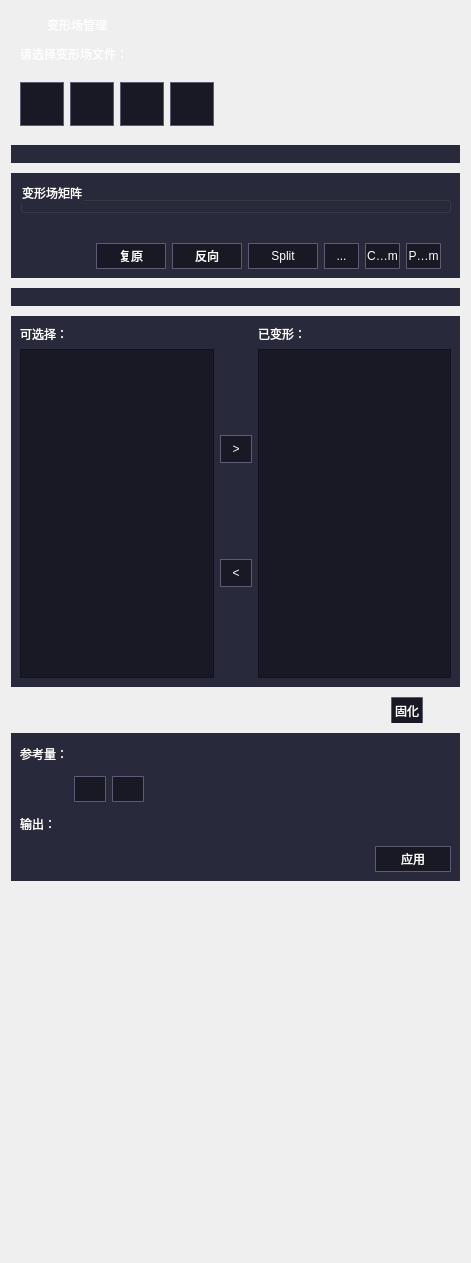
 <widget class="qSlicerWidget" name="qSlicerTransformsModuleWidget">
  <property name="geometry">
   <rect>
    <x>0</x>
    <y>0</y>
    <width>471</width>
    <height>1263</height>
   </rect>
  </property>
  <property name="sizePolicy">
   <sizepolicy hsizetype="Minimum" vsizetype="Preferred">
    <horstretch>0</horstretch>
    <verstretch>0</verstretch>
   </sizepolicy>
  </property>
  <property name="windowTitle">
   <string>Transforms</string>
  </property>
  <property name="windowIcon">
   <iconset resource="../qSlicerTransformsModule.qrc">
    <normaloff>:/Icons/Transforms.png</normaloff>:/Icons/Transforms.png</iconset>
  </property>
  <property name="styleSheet">
   <string notr="true">QComboBox {
	color: rgb(255, 255, 255);
    background: #191925;
	border: 1px solid #5c5c74;
	font: 10pt &quot;Microsoft YaHei&quot;;
	height: 21px;
}

QComboBox QAbstractItemView {
    outline: 0px solid gray;     
    color: rgb(255, 255, 255);
    background-color: rgb(60, 60, 90);   
    selection-background-color: rgb(105, 135, 213);  
}

QComboBox QAbstractItemView::item:hover {
    color: rgb(255, 255, 255);
    background-color: rgb(105, 135, 213);
}

QComboBox QAbstractItemView::item:selected {
    color: rgb(255, 255, 255);
    background-color: rgb(105, 135, 213);
}

QComboBox:hover{
	background-color: rgb(105, 135, 213);
}

QComboBox::drop-down {
	subcontrol-origin: padding;
    subcontrol-position: top right;
    /*width: 20px;*/
 	
    /*border-left-width: 1px;
    border-left-color: darkgray;
    border-left-style: solid;*/ /* just a single line */
    border-top-right-radius: 3px; /* same radius as the QComboBox */
    border-bottom-right-radius: 3px;
}

QComboBox::down-arrow {
	image: url(:/Icons/comboBoxDown1.png);
}

QSpinBox {
	/* 为箭头保留空间 */
	/*padding-right:20px;*/
	color: rgb(255, 255, 255);
	background: #1a1a26;
	border: 1px solid #5c5c74;
	font: 10pt &quot;Microsoft YaHei&quot;;
	min-height:21px;
	max-height:21px;
}

/* 向上按钮 */
QSpinBox::up-button {
	subcontrol-origin:border;
	subcontrol-position:top right;
	width:16px;
	border-width:1px;
}

QSpinBox::up-button:hover {
	background-color: rgb(105, 135, 213);
}

QSpinBox::down-button {
	subcontrol-origin:border;
	subcontrol-position:bottom right;
	width:16px;
	border-width:1px;
	border-top-width:0;
}

/* 向下按钮 */
QSpinBox::down-button:hover {
	background-color: rgb(105, 135, 213);
}

/* 向下按钮里的小箭头 */
QSpinBox::down-arrow {
	image:url(:/Icons/SpinboxDown.png);
	width:7px;
	height:4px;
}

/* 向上按钮里的小箭头 */
QSpinBox::up-arrow {
	image:url(:/Icons/SpinboxUp.png);
	width:7px;
	height:4px;
}


QDoubleSpinBox {
	/* 为箭头保留空间 */
	padding-right:20px;
	background: #1a1a26;
	border: 1px solid #5c5c74;
	color: rgb(255, 255, 255);

	min-height:21px;
	max-height:21px;
}

/* 向上按钮 */
QDoubleSpinBox::up-button {
	subcontrol-origin:border;
	subcontrol-position:top right;
	width:16px;
	border-width:1px;
}

QDoubleSpinBox::up-button:hover {
	background-color: rgb(105, 135, 213);
}

QDoubleSpinBox::down-button {
	subcontrol-origin:border;
	subcontrol-position:bottom right;
	width:16px;
	border-width:1px;
	border-top-width:0;
}

/* 向下按钮 */
QDoubleSpinBox::down-button:hover {
	background-color: rgb(105, 135, 213);
}

/* 向下按钮里的小箭头 */
QDoubleSpinBox::down-arrow {
	image:url(:/Icons/SpinboxDown.png);
	width:7px;
	height:4px;
}

/* 向上按钮里的小箭头 */
QDoubleSpinBox::up-arrow {
	image:url(:/Icons/SpinboxUp.png);
	width:7px;
	height:4px;
}


QRadioButton {
    spacing: 5px;
    font: 12pt &quot;Microsoft YaHei&quot;; 
	color: rgb(255, 255, 255);
}
 
QRadioButton::indicator {  
    width: 16px;
    height: 16px;
}
 
QRadioButton::indicator:checked {  
	image: url(:/Icons/RadioButtonSg1.png);
}
 
QRadioButton::indicator:unchecked {  
    image: url(:/Icons/RadioButtonSg.png);
}

QTableView
{
    alternate-background-color:#e3edf9;
    gridline-color: #5c5c74;
	background: #191925;
	border: 1px solid #5c5c74;
	selection-background-color: #6987d5;
	font: 11pt &quot;Microsoft YaHei&quot;;
	color: rgb(255, 255, 255);
}
 
QHeaderView::section
{
    background: #191925;
	border: 1px solid #5c5c74;
	background-color:transparent
}

QTreeView
{
	background: #191925;
}

QTreeView::item{
	height: 26;
	alternate-background-color:#e3edf9;
	gridline-color: #5c5c74;
	selection-background-color: #6987d5;
	font: 11pt &quot;Microsoft YaHei&quot;;
	color: rgb(255, 255, 255);
} 

QSlider::groove:horizontal {
	border: 1px solid #41507D;
	background: #41507D;
	height:	2px;
	margin: 0px 0;
	left: 5px; right: 5px;
}

QSlider::handle:horizontal {
	border: 0px ;
	width: 10px;
	margin: -7px -7px -7px -7px;
	background: #e6edff;
}

QSlider::add-page:horizontal{
	background: #41507d;
	min-height: 2px;
	max-height: 2px;

}

QSlider::sub-page:horizontal{
	background: #6987d5;
	min-height: 2px;
	max-height: 2px; 
}

QCheckBox {
	color: rgb(255, 255, 255);
    spacing: 7px;/*复选框文本与勾选框的距离*/
}

QCheckBox::indicator {
    width: 16px;/*勾选框的大小*/
    height: 16px;
}
/*勾选框未选中时的图像*/
QCheckBox::indicator:unchecked {
    image: url(:/Icons/CheckBoxImage1.png);
}

/*勾选框选中时的图像*/
QCheckBox::indicator:checked {
    image: url(:/Icons/CheckBoxImage.png);
}

QWidget{
	color: #ffffff;
	font: 10pt &quot;Microsoft YaHei&quot;;
}

QWidget#TransformedCollapsibleButton,
QWidget#InfoCollapsibleWidget,
QWidget#DisplayEditCollapsibleWidget,
QWidget#DisplayCollapsibleButton,
QWidget#ConvertCollapsibleButton
{
	border: none;
	background: #28293a;
}

QPushButton#DeleteVolumeTFButton,
QPushButton#EditVolumeTFButton{
	min-width: 30;
	min-height: 24;
	max-width: 30;
	max-height: 24;
	background: #191925;
	border: 1px solid #5c5c74;
	border-radius: 1px;
	font: 10pt &quot;Microsoft YaHei&quot;;
}

QPushButton#ConvertPushButton
{
	min-width: 74;
	min-height: 24;
	max-width: 74;
	max-height: 24;
	background: #191925;
	border: 1px solid #5c5c74;
	border-radius: 1px;
}

QPushButton#DeleteVolumeTFButton:hover,
QPushButton#EditVolumeTFButton:hover,
QPushButton#ConvertPushButton:hover{
	background-color: #5C5C74;
}

QToolButton#HardenToolButton,
QToolButton#UntransformToolButton,
QToolButton#TransformToolButton{
	min-width: 30;
	min-height: 26;
	max-width: 30;
	max-height: 26;
	background: #191925;
	border: 1px solid #5c5c74;
	border-radius: 1px;
	font: 10pt &quot;Microsoft YaHei&quot;;
}

QToolButton#HardenToolButton:hover,
QToolButton#UntransformToolButton:hover,
QToolButton#TransformToolButton:hover{
	background-color: #5C5C74;
}

QPushButton#IdentityPushButton,
QPushButton#InvertPushButton,
QPushButton#SplitPushButton{
	width: 68;
	min-height: 24;
	max-height: 24;
	background: #191925;
	border: 1px solid #5c5c74;
	border-radius: 1px;
	font: 10pt &quot;Microsoft YaHei&quot;;
}

QToolButton#TranslateFirstToolButton,
QToolButton#CopyTransformToolButton,
QToolButton#PasteTransformToolButton{
	width: 30;
	min-height: 24;
	max-height: 24;
	background: #191925;
	border: 1px solid #5c5c74;
	border-radius: 1px;
	font: 10pt &quot;Microsoft YaHei&quot;;
}

QToolButton#TranslateFirstToolButton:hover,
QToolButton#CopyTransformToolButton:hover,
QToolButton#PasteTransformToolButton:hover{
	background-color: #5C5C74;
}
</string>
  </property>
  <layout class="QVBoxLayout" name="verticalLayout">
   <property name="spacing">
    <number>10</number>
   </property>
   <item>
    <layout class="QHBoxLayout" name="horizontalLayout">
     <property name="spacing">
      <number>10</number>
     </property>
     <property name="leftMargin">
      <number>9</number>
     </property>
     <property name="topMargin">
      <number>4</number>
     </property>
     <item>
      <widget class="QLabel" name="label">
       <property name="minimumSize">
        <size>
         <width>17</width>
         <height>17</height>
        </size>
       </property>
       <property name="maximumSize">
        <size>
         <width>17</width>
         <height>17</height>
        </size>
       </property>
       <property name="styleSheet">
        <string notr="true">QLabel{
	width: 17;
	height: 17;
	border-image: url(:/Icons/Icons/TransformsTool.png);
}</string>
       </property>
       <property name="text">
        <string/>
       </property>
      </widget>
     </item>
     <item>
      <widget class="QLabel" name="label_2">
       <property name="styleSheet">
        <string notr="true">QLabel{
	font: 16pt &quot;Microsoft YaHei&quot;;
}</string>
       </property>
       <property name="text">
        <string>变形场管理</string>
       </property>
      </widget>
     </item>
     <item>
      <spacer name="horizontalSpacer_2">
       <property name="orientation">
        <enum>Qt::Horizontal</enum>
       </property>
       <property name="sizeHint" stdset="0">
        <size>
         <width>40</width>
         <height>20</height>
        </size>
       </property>
      </spacer>
     </item>
    </layout>
   </item>
   <item>
    <layout class="QHBoxLayout" name="horizontalLayout_3">
     <property name="leftMargin">
      <number>9</number>
     </property>
     <item>
      <widget class="QLabel" name="TransformNodeSelectorLabel">
       <property name="text">
        <string>请选择变形场文件：</string>
       </property>
      </widget>
     </item>
     <item>
      <widget class="qMRMLNodeComboBox" name="TransformNodeSelector" native="true">
       <property name="nodeTypes" stdset="0">
        <stringlist>
         <string>vtkMRMLLinearTransformNode</string>
         <string>vtkMRMLBSplineTransformNode</string>
         <string>vtkMRMLGridTransformNode</string>
         <string>vtkMRMLTransformNode</string>
        </stringlist>
       </property>
       <property name="renameEnabled" stdset="0">
        <bool>true</bool>
       </property>
      </widget>
     </item>
    </layout>
   </item>
   <item>
    <widget class="QWidget" name="ComboboxTfButtonWidget" native="true">
     <layout class="QHBoxLayout" name="horizontalLayout_4">
      <property name="leftMargin">
       <number>9</number>
      </property>
      <item>
       <widget class="QPushButton" name="RenameCurrentTFButton">
        <property name="toolTip">
         <string>Rename Current Node</string>
        </property>
        <property name="styleSheet">
         <string notr="true">QPushButton{
	width: 42;
	height: 42;
	background: #191925;
	border: 1px solid #5c5c74;
	background-image: url(:/Icons/RenameCurrent.png);
}

QPushButton:hover {
	background-color: #5C5C74;
}

</string>
        </property>
        <property name="text">
         <string/>
        </property>
       </widget>
      </item>
      <item>
       <widget class="QPushButton" name="CreateNewTFButton">
        <property name="styleSheet">
         <string notr="true">QPushButton{
	width: 42;
	height: 42;
	background: #191925;
	border: 1px solid #5c5c74;
	background-image: url(:/Icons/NewBuild1.png);
}

QPushButton:hover {
	background-color: #5C5C74;
}</string>
        </property>
        <property name="text">
         <string/>
        </property>
       </widget>
      </item>
      <item>
       <widget class="QPushButton" name="CreateNewASTFButton">
        <property name="styleSheet">
         <string notr="true">QPushButton{
	width: 42;
	height: 42;
	background: #191925;
	border: 1px solid #5c5c74;
	background-image: url(:/Icons/NewBuild.png);
}

QPushButton:hover {
	background-color: #5C5C74;
}</string>
        </property>
        <property name="text">
         <string/>
        </property>
       </widget>
      </item>
      <item>
       <widget class="QPushButton" name="DleCurrentTFButton">
        <property name="toolTip">
         <string>Delete Current Node</string>
        </property>
        <property name="styleSheet">
         <string notr="true">QPushButton{
	width: 42;
	height: 42;
	background: #191925;
	border: 1px solid #5c5c74;
	background-image: url(:/Icons/DeleteCurrent.png);
}

QPushButton:hover {
	background-color: #5C5C74;
}</string>
        </property>
        <property name="text">
         <string/>
        </property>
       </widget>
      </item>
      <item>
       <spacer name="horizontalSpacer_3">
        <property name="orientation">
         <enum>Qt::Horizontal</enum>
        </property>
        <property name="sizeHint" stdset="0">
         <size>
          <width>40</width>
          <height>20</height>
         </size>
        </property>
       </spacer>
      </item>
     </layout>
    </widget>
   </item>
   <item>
    <widget class="ctkCollapsibleButton" name="InfoCollapsibleWidget" native="true">
     <property name="sizePolicy">
      <sizepolicy hsizetype="Minimum" vsizetype="Preferred">
       <horstretch>0</horstretch>
       <verstretch>0</verstretch>
      </sizepolicy>
     </property>
     <property name="text" stdset="0">
      <string>信息</string>
     </property>
     <property name="checked" stdset="0">
      <bool>false</bool>
     </property>
     <property name="collapsedHeight" stdset="0">
      <number>14</number>
     </property>
     <layout class="QVBoxLayout" name="verticalLayout_8">
      <item>
       <widget class="qMRMLTransformInfoWidget" name="TransformInfoWidget" native="true"/>
      </item>
     </layout>
    </widget>
   </item>
   <item>
    <widget class="ctkCollapsibleButton" name="DisplayEditCollapsibleWidget" native="true">
     <property name="sizePolicy">
      <sizepolicy hsizetype="Preferred" vsizetype="Maximum">
       <horstretch>0</horstretch>
       <verstretch>0</verstretch>
      </sizepolicy>
     </property>
     <property name="text" stdset="0">
      <string>编辑</string>
     </property>
     <property name="contentsLineWidth" stdset="0">
      <number>0</number>
     </property>
     <layout class="QVBoxLayout" name="verticalLayout_3">
      <property name="spacing">
       <number>10</number>
      </property>
      <item>
       <widget class="ctkCollapsibleGroupBox" name="MatrixViewGroupBox">
        <property name="enabled">
         <bool>false</bool>
        </property>
        <property name="sizePolicy">
         <sizepolicy hsizetype="Ignored" vsizetype="Preferred">
          <horstretch>0</horstretch>
          <verstretch>0</verstretch>
         </sizepolicy>
        </property>
        <property name="title">
         <string>变形场矩阵</string>
        </property>
        <layout class="QVBoxLayout" name="verticalLayout_2">
         <property name="leftMargin">
          <number>2</number>
         </property>
         <property name="topMargin">
          <number>6</number>
         </property>
         <property name="rightMargin">
          <number>2</number>
         </property>
         <property name="bottomMargin">
          <number>2</number>
         </property>
         <item>
          <widget class="qMRMLMatrixWidget" name="MatrixWidget" native="true">
           <property name="sizePolicy">
            <sizepolicy hsizetype="Ignored" vsizetype="Preferred">
             <horstretch>0</horstretch>
             <verstretch>0</verstretch>
            </sizepolicy>
           </property>
           <property name="minimumSize">
            <size>
             <width>200</width>
             <height>0</height>
            </size>
           </property>
           <property name="editable" stdset="0">
            <bool>true</bool>
           </property>
          </widget>
         </item>
        </layout>
       </widget>
      </item>
      <item>
       <widget class="qMRMLTransformSliders" name="TranslationSliders" native="true">
        <property name="sizePolicy">
         <sizepolicy hsizetype="Ignored" vsizetype="Preferred">
          <horstretch>0</horstretch>
          <verstretch>0</verstretch>
         </sizepolicy>
        </property>
       </widget>
      </item>
      <item>
       <widget class="qMRMLTransformSliders" name="RotationSliders" native="true">
        <property name="Title" stdset="0">
         <string>旋转</string>
        </property>
        <property name="minMaxVisible" stdset="0">
         <bool>true</bool>
        </property>
       </widget>
      </item>
      <item>
       <layout class="QHBoxLayout" name="horizontalLayout_1">
        <property name="spacing">
         <number>6</number>
        </property>
        <property name="leftMargin">
         <number>10</number>
        </property>
        <property name="rightMargin">
         <number>10</number>
        </property>
        <item>
         <spacer name="horizontalSpacer">
          <property name="orientation">
           <enum>Qt::Horizontal</enum>
          </property>
          <property name="sizeHint" stdset="0">
           <size>
            <width>40</width>
            <height>20</height>
           </size>
          </property>
         </spacer>
        </item>
        <item>
         <widget class="QPushButton" name="IdentityPushButton">
          <property name="enabled">
           <bool>false</bool>
          </property>
          <property name="text">
           <string>复原</string>
          </property>
         </widget>
        </item>
        <item>
         <widget class="QPushButton" name="InvertPushButton">
          <property name="enabled">
           <bool>false</bool>
          </property>
          <property name="text">
           <string>反向</string>
          </property>
         </widget>
        </item>
        <item>
         <widget class="QPushButton" name="SplitPushButton">
          <property name="enabled">
           <bool>true</bool>
          </property>
          <property name="toolTip">
           <string>Split a composite transform to its components</string>
          </property>
          <property name="text">
           <string>Split</string>
          </property>
         </widget>
        </item>
        <item>
         <widget class="QToolButton" name="TranslateFirstToolButton">
          <property name="toolTip">
           <string>Translation in global or local (rotated) reference frame</string>
          </property>
          <property name="text">
           <string>...</string>
          </property>
          <property name="icon">
           <iconset resource="../qSlicerTransformsModule.qrc">
            <normaloff>:/Icons/TranslateFirst.png</normaloff>
            <normalon>:/Icons/RotateFirst.png</normalon>:/Icons/TranslateFirst.png</iconset>
          </property>
          <property name="iconSize">
           <size>
            <width>32</width>
            <height>16</height>
           </size>
          </property>
          <property name="checkable">
           <bool>true</bool>
          </property>
         </widget>
        </item>
        <item>
         <widget class="QToolButton" name="CopyTransformToolButton">
          <property name="enabled">
           <bool>true</bool>
          </property>
          <property name="text">
           <string>Copy transform</string>
          </property>
         </widget>
        </item>
        <item>
         <widget class="QToolButton" name="PasteTransformToolButton">
          <property name="enabled">
           <bool>true</bool>
          </property>
          <property name="text">
           <string>Paste transform</string>
          </property>
         </widget>
        </item>
       </layout>
      </item>
     </layout>
    </widget>
   </item>
   <item>
    <widget class="ctkCollapsibleButton" name="DisplayCollapsibleButton" native="true">
     <property name="sizePolicy">
      <sizepolicy hsizetype="Preferred" vsizetype="Maximum">
       <horstretch>0</horstretch>
       <verstretch>0</verstretch>
      </sizepolicy>
     </property>
     <property name="text" stdset="0">
      <string>展示</string>
     </property>
     <property name="checked" stdset="0">
      <bool>true</bool>
     </property>
     <property name="collapsed" stdset="0">
      <bool>false</bool>
     </property>
     <layout class="QVBoxLayout" name="verticalLayout_4">
      <item>
       <widget class="qMRMLTransformDisplayNodeWidget" name="TransformDisplayNodeWidget" native="true"/>
      </item>
     </layout>
    </widget>
   </item>
   <item>
    <widget class="ctkCollapsibleButton" name="TransformedCollapsibleButton" native="true">
     <property name="sizePolicy">
      <sizepolicy hsizetype="Preferred" vsizetype="Preferred">
       <horstretch>0</horstretch>
       <verstretch>0</verstretch>
      </sizepolicy>
     </property>
     <property name="text" stdset="0">
      <string>变形场应用</string>
     </property>
     <property name="checked" stdset="0">
      <bool>false</bool>
     </property>
     <layout class="QHBoxLayout" name="horizontalLayout_2">
      <item>
       <layout class="QVBoxLayout" name="verticalLayout_6">
        <item>
         <widget class="QLabel" name="TransformableLabel">
          <property name="text">
           <string>可选择：</string>
          </property>
         </widget>
        </item>
        <item>
         <widget class="qMRMLTreeView" name="TransformableTreeView">
          <property name="sizePolicy">
           <sizepolicy hsizetype="Ignored" vsizetype="Expanding">
            <horstretch>0</horstretch>
            <verstretch>0</verstretch>
           </sizepolicy>
          </property>
          <property name="minimumSize">
           <size>
            <width>160</width>
            <height>0</height>
           </size>
          </property>
          <property name="editTriggers">
           <set>QAbstractItemView::NoEditTriggers</set>
          </property>
          <property name="selectionMode">
           <enum>QAbstractItemView::ExtendedSelection</enum>
          </property>
          <property name="headerHidden">
           <bool>true</bool>
          </property>
          <property name="nodeTypes" stdset="0">
           <stringlist>
            <string>vtkMRMLTransformableNode</string>
           </stringlist>
          </property>
          <property name="fitSizeToVisibleIndexes" stdset="0">
           <bool>false</bool>
          </property>
         </widget>
        </item>
       </layout>
      </item>
      <item>
       <layout class="QVBoxLayout" name="verticalLayout_5">
        <property name="topMargin">
         <number>20</number>
        </property>
        <item>
         <widget class="QToolButton" name="TransformToolButton">
          <property name="toolTip">
           <string/>
          </property>
          <property name="text">
           <string>&gt;</string>
          </property>
         </widget>
        </item>
        <item>
         <widget class="QToolButton" name="UntransformToolButton">
          <property name="toolTip">
           <string/>
          </property>
          <property name="text">
           <string>&lt;</string>
          </property>
         </widget>
        </item>
       </layout>
      </item>
      <item>
       <layout class="QVBoxLayout" name="verticalLayout_7">
        <item>
         <widget class="QLabel" name="TransformedLabel">
          <property name="text">
           <string>已变形：</string>
          </property>
         </widget>
        </item>
        <item>
         <widget class="qMRMLTreeView" name="TransformedTreeView">
          <property name="sizePolicy">
           <sizepolicy hsizetype="Ignored" vsizetype="Expanding">
            <horstretch>0</horstretch>
            <verstretch>0</verstretch>
           </sizepolicy>
          </property>
          <property name="minimumSize">
           <size>
            <width>160</width>
            <height>0</height>
           </size>
          </property>
          <property name="editTriggers">
           <set>QAbstractItemView::NoEditTriggers</set>
          </property>
          <property name="selectionMode">
           <enum>QAbstractItemView::ExtendedSelection</enum>
          </property>
          <property name="headerHidden">
           <bool>true</bool>
          </property>
          <property name="fitSizeToVisibleIndexes" stdset="0">
           <bool>false</bool>
          </property>
         </widget>
        </item>
       </layout>
      </item>
     </layout>
    </widget>
   </item>
   <item>
    <widget class="QWidget" name="widget" native="true">
     <property name="minimumSize">
      <size>
       <width>0</width>
       <height>26</height>
      </size>
     </property>
     <widget class="QToolButton" name="HardenToolButton">
      <property name="geometry">
       <rect>
        <x>380</x>
        <y>0</y>
        <width>76</width>
        <height>28</height>
       </rect>
      </property>
      <property name="minimumSize">
       <size>
        <width>76</width>
        <height>26</height>
       </size>
      </property>
      <property name="toolTip">
       <string/>
      </property>
      <property name="text">
       <string>固化</string>
      </property>
      <property name="iconSize">
       <size>
        <width>17</width>
        <height>17</height>
       </size>
      </property>
     </widget>
    </widget>
   </item>
   <item>
    <widget class="ctkCollapsibleButton" name="ConvertCollapsibleButton" native="true">
     <property name="minimumSize">
      <size>
       <width>0</width>
       <height>0</height>
      </size>
     </property>
     <property name="text" stdset="0">
      <string>转换</string>
     </property>
     <property name="checked" stdset="0">
      <bool>false</bool>
     </property>
     <layout class="QFormLayout" name="formLayout">
      <property name="verticalSpacing">
       <number>10</number>
      </property>
      <item row="0" column="0">
       <widget class="QLabel" name="ConvertReferenceVolumeLabel">
        <property name="text">
         <string>参考量：</string>
        </property>
       </widget>
      </item>
      <item row="0" column="1">
       <widget class="qMRMLNodeComboBox" name="ConvertReferenceVolumeNodeComboBox" native="true">
        <property name="enabled">
         <bool>true</bool>
        </property>
        <property name="sizePolicy">
         <sizepolicy hsizetype="MinimumExpanding" vsizetype="Fixed">
          <horstretch>9</horstretch>
          <verstretch>0</verstretch>
         </sizepolicy>
        </property>
        <property name="minimumSize">
         <size>
          <width>0</width>
          <height>24</height>
         </size>
        </property>
        <property name="toolTip">
         <string>Volume that defines origin, spacing, and axis directions of the exported displacement field. If the reference volume is under a non-linear transform then the non-transformed geometry is used as reference.</string>
        </property>
        <property name="nodeTypes" stdset="0">
         <stringlist>
          <string>vtkMRMLVolumeNode</string>
         </stringlist>
        </property>
        <property name="baseName" stdset="0">
         <string/>
        </property>
        <property name="noneEnabled" stdset="0">
         <bool>false</bool>
        </property>
        <property name="addEnabled" stdset="0">
         <bool>false</bool>
        </property>
        <property name="removeEnabled" stdset="0">
         <bool>true</bool>
        </property>
        <property name="editEnabled" stdset="0">
         <bool>false</bool>
        </property>
        <property name="renameEnabled" stdset="0">
         <bool>true</bool>
        </property>
       </widget>
      </item>
      <item row="1" column="0">
       <widget class="QLabel" name="label_3">
        <property name="text">
         <string/>
        </property>
       </widget>
      </item>
      <item row="1" column="1">
       <layout class="QHBoxLayout" name="horizontalLayout_6">
        <property name="spacing">
         <number>6</number>
        </property>
        <item>
         <widget class="QPushButton" name="EditVolumeTFButton">
          <property name="toolTip">
           <string>Rename Current Volume</string>
          </property>
          <property name="text">
           <string/>
          </property>
          <property name="icon">
           <iconset resource="../qSlicerTransformsModule.qrc">
            <normaloff>:/Icons/editTF.png</normaloff>:/Icons/editTF.png</iconset>
          </property>
          <property name="iconSize">
           <size>
            <width>16</width>
            <height>17</height>
           </size>
          </property>
         </widget>
        </item>
        <item>
         <widget class="QPushButton" name="DeleteVolumeTFButton">
          <property name="toolTip">
           <string>Delete Current Volume</string>
          </property>
          <property name="text">
           <string/>
          </property>
          <property name="icon">
           <iconset resource="../qSlicerTransformsModule.qrc">
            <normaloff>:/Icons/deleteTF.png</normaloff>:/Icons/deleteTF.png</iconset>
          </property>
          <property name="iconSize">
           <size>
            <width>14</width>
            <height>17</height>
           </size>
          </property>
         </widget>
        </item>
        <item>
         <spacer name="horizontalSpacer_5">
          <property name="orientation">
           <enum>Qt::Horizontal</enum>
          </property>
          <property name="sizeHint" stdset="0">
           <size>
            <width>40</width>
            <height>20</height>
           </size>
          </property>
         </spacer>
        </item>
       </layout>
      </item>
      <item row="2" column="0">
       <widget class="QLabel" name="ConvertOutputDisplacementFieldLabel">
        <property name="text">
         <string>输出：</string>
        </property>
       </widget>
      </item>
      <item row="2" column="1">
       <widget class="qMRMLNodeComboBox" name="ConvertOutputDisplacementFieldNodeComboBox" native="true">
        <property name="enabled">
         <bool>true</bool>
        </property>
        <property name="sizePolicy">
         <sizepolicy hsizetype="MinimumExpanding" vsizetype="Fixed">
          <horstretch>9</horstretch>
          <verstretch>0</verstretch>
         </sizepolicy>
        </property>
        <property name="minimumSize">
         <size>
          <width>0</width>
          <height>24</height>
         </size>
        </property>
        <property name="toolTip">
         <string>Volume or transform node that will store the displacement field. If scalar volume node is chosen then only displacement magnitude is saved. In vector volume or transform node 3D displacement vector is saved.</string>
        </property>
        <property name="nodeTypes" stdset="0">
         <stringlist>
          <string>vtkMRMLTransformNode</string>
          <string>vtkMRMLScalarVolumeNode</string>
          <string>vtkMRMLVectorVolumeNode</string>
         </stringlist>
        </property>
        <property name="showChildNodeTypes" stdset="0">
         <bool>false</bool>
        </property>
        <property name="baseName" stdset="0">
         <string>Displacement Field</string>
        </property>
        <property name="noneEnabled" stdset="0">
         <bool>true</bool>
        </property>
        <property name="addEnabled" stdset="0">
         <bool>true</bool>
        </property>
        <property name="removeEnabled" stdset="0">
         <bool>true</bool>
        </property>
        <property name="editEnabled" stdset="0">
         <bool>false</bool>
        </property>
        <property name="renameEnabled" stdset="0">
         <bool>true</bool>
        </property>
       </widget>
      </item>
      <item row="3" column="0" colspan="2">
       <layout class="QHBoxLayout" name="horizontalLayout_5">
        <item>
         <spacer name="horizontalSpacer_4">
          <property name="orientation">
           <enum>Qt::Horizontal</enum>
          </property>
          <property name="sizeHint" stdset="0">
           <size>
            <width>40</width>
            <height>20</height>
           </size>
          </property>
         </spacer>
        </item>
        <item>
         <widget class="QPushButton" name="ConvertPushButton">
          <property name="text">
           <string>应用</string>
          </property>
         </widget>
        </item>
       </layout>
      </item>
     </layout>
    </widget>
   </item>
   <item>
    <spacer name="verticalSpacer">
     <property name="orientation">
      <enum>Qt::Vertical</enum>
     </property>
     <property name="sizeHint" stdset="0">
      <size>
       <width>20</width>
       <height>40</height>
      </size>
     </property>
    </spacer>
   </item>
   <item>
    <spacer name="BottomSpacer">
     <property name="orientation">
      <enum>Qt::Vertical</enum>
     </property>
     <property name="sizeType">
      <enum>QSizePolicy::Fixed</enum>
     </property>
     <property name="sizeHint" stdset="0">
      <size>
       <width>20</width>
       <height>0</height>
      </size>
     </property>
    </spacer>
   </item>
  </layout>
 </widget>
